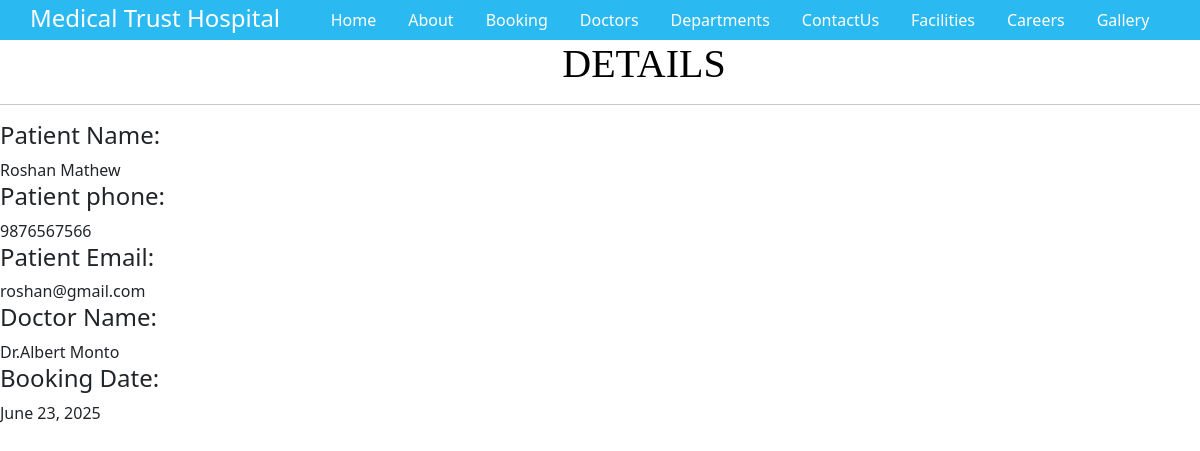
The page /bookingsingleview/2/ on the database its author committed.
### secondapp/models.py (models this page shows, shortened)
class BookingModel(models.Model):
    patient_name=models.CharField(max_length=50,null=True,blank=True)
    patient_phone=models.CharField(max_length=11,null=True,blank=True)
    patient_email=models.EmailField(null=True,blank=True)
    doctor_name=models.CharField(max_length=50,null=True,blank=True)
    booking_date=models.DateField(null=True,blank=True)

### secondapp/views.py (the view)
# urls.py: path('bookingsingleview/<int:id>/',views.BookingSingleDisplay,name='bookingsingleview'),
def BookingSingleDisplay(request,id):
    book=BookingModel.objects.get(id=id)
    return render(request,'bookingsingleview.html',{'book':book})

### templates/bookingsingleview.html (shortened to what this page needs)
{% extends 'base.html' %}
{% load static %}
{% block content %}
<link href="{% static 'css/doctorstyle.css' %}" rel="stylesheet">
   <link href="https://cdn.jsdelivr.net/npm/bootstrap@5.0.2/dist/css/bootstrap.min.css" rel="stylesheet">
  <div class="p2">
        <h1>DETAILS</h1>
      </div>
   <hr>
 <h4> Patient Name:</h4>
{{book.patient_name}}
<h4>Patient phone:</h4>
{{book.patient_phone}}
<h4>Patient Email:</h4>
{{book.patient_email}}
<h4>Doctor Name:</h4>
{{book.doctor_name}}
<h4>Booking Date:</h4>
{{book.booking_date}}
 {% endblock %}

### static/css/doctorstyle.css (style rules this page uses)
h1 { text-align: center; color:black; font-family:stencil; padding-right:16% }

### rows shown on the page
BookingModel: patient_name "Roshan Mathew", patient_phone "9876567566", patient_email "roshan@gmail.com", doctor_name "Dr.Albert Monto", booking_date "June 23, 2025"
